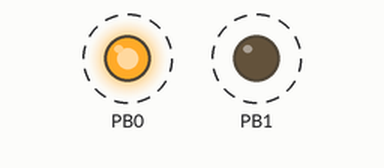
Simulated run of this program. Board: ATmega328P, built with avr-gcc and emulated at 16 MHz. Shown: output pins drawn as LEDs (lit = HIGH). Dashed ring = blinking.

Above: at 0.05 s.
Timing chart, 0 to 3.0 s (numbered marks = the images above):
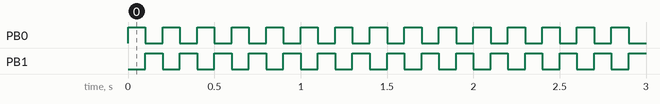

The program:

main.c
```c
//use this preprocessor macro to define the clockspeed of ATMEGA
//the clock speed can be adjusted by setting the LOW Fuse Byte (0xFF)
//and using a 16MHz crystal with two 22pF ceramic capacitors
#ifndef F_CPU
#define F_CPU 16000000UL
#endif

#include <avr/io.h>
#include <util/delay.h>

//basic blink program that drives to LEDs on PORTB0 and PORTB1
int main(void)
{
	//DDRB=Data Direction Register, 0=input, 1=output
	DDRB=0b00000011;
	while (1)
	{
		//PORTB defines the current output of Port B
		PORTB=0b00000001;
		_delay_ms(100);
		PORTB=0b00000010;
		_delay_ms(100);
	}
}
```

Measured:
- by itself, PB0, PB1: alternates HIGH for 0.10 s and LOW for 0.10 s
